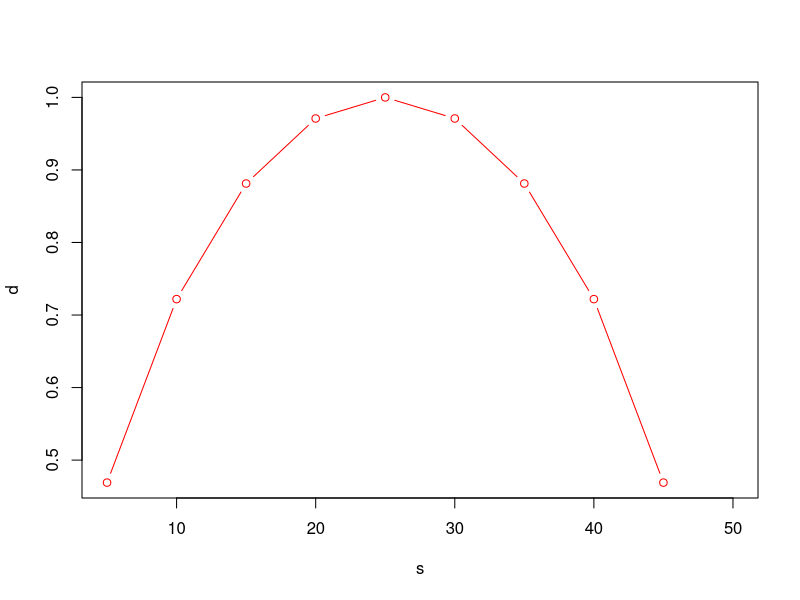
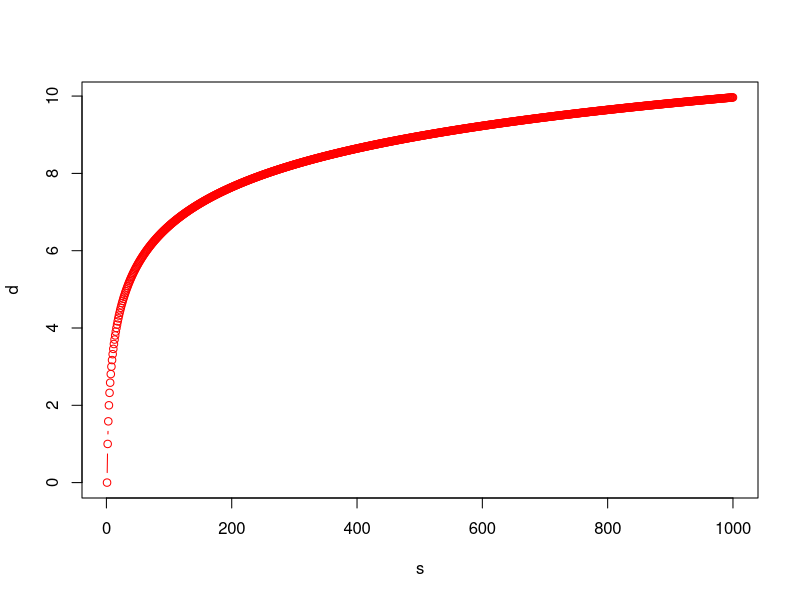
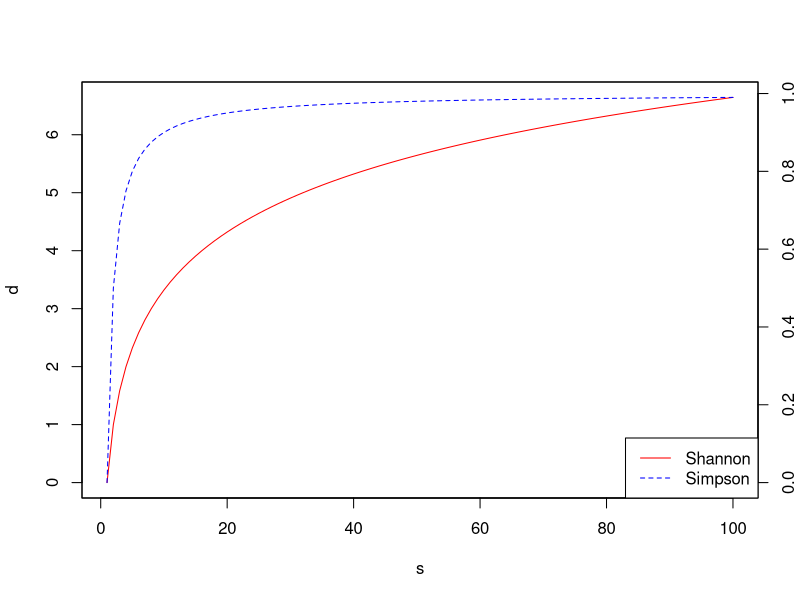

R code for these plots, in order:
## ---- chunk 1
s = 50
x = seq(5,50,by=5)

d = numeric(10)
for (i in 1:10){
  a=x[i]
  b=s-a
  d[i] = -(a/(a+b))*log2(a/(a+b)) -(b/(a+b))*log2(b/(a+b))
}


plot(x=x, y=d, col='red', type='b',xlab="s")

## ---- chunk 2

s = 1000
d = numeric(s)
n = 100
for (i in 1:s){

  d[i] = - i * (n/(i*n))*log2(n/(i*n)) 
}

plot(x=1:s, y=d, col='red', type='b', xlab="s")

## ---- chunk 3

s = 100
d = numeric(s)
simpson = numeric(s)
n = 100
for (i in 1:s){

  d[i] = - i * (n/(i*n))*log2(n/(i*n)) 
  simpson[i] = 1 - 1/i
}


plot(x=1:s, y=d, col='red', type='l', lty=1,xlab="s")
par(new = TRUE)
plot(x=1:s, y=simpson, col='blue', type='l', lty=2,xaxt = "n", yaxt = "n",
     ylab = "", xlab = "")
axis(side = 4)
legend("bottomright", c("Shannon", "Simpson"),
       col = c("red", "blue"), lty = c(1, 2))

